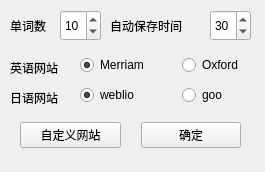
<?xml version="1.0" encoding="UTF-8"?>
<ui version="4.0">
 <class>settingswidget</class>
 <widget class="QWidget" name="settingswidget">
  <property name="geometry">
   <rect>
    <x>0</x>
    <y>0</y>
    <width>265</width>
    <height>172</height>
   </rect>
  </property>
  <property name="windowTitle">
   <string>Form</string>
  </property>
  <widget class="QSpinBox" name="page">
   <property name="geometry">
    <rect>
     <x>60</x>
     <y>10</y>
     <width>41</width>
     <height>31</height>
    </rect>
   </property>
   <property name="minimum">
    <number>1</number>
   </property>
   <property name="value">
    <number>10</number>
   </property>
  </widget>
  <widget class="QWidget" name="horizontalLayoutWidget">
   <property name="geometry">
    <rect>
     <x>80</x>
     <y>50</y>
     <width>198</width>
     <height>31</height>
    </rect>
   </property>
   <layout class="QHBoxLayout" name="horizontalLayout">
    <item>
     <widget class="QRadioButton" name="web1">
      <property name="text">
       <string>Merriam</string>
      </property>
      <property name="checked">
       <bool>true</bool>
      </property>
     </widget>
    </item>
    <item>
     <widget class="QRadioButton" name="web2">
      <property name="text">
       <string>Oxford</string>
      </property>
     </widget>
    </item>
   </layout>
  </widget>
  <widget class="QLabel" name="label">
   <property name="geometry">
    <rect>
     <x>10</x>
     <y>10</y>
     <width>61</width>
     <height>31</height>
    </rect>
   </property>
   <property name="text">
    <string>单词数</string>
   </property>
  </widget>
  <widget class="QLabel" name="label_2">
   <property name="geometry">
    <rect>
     <x>110</x>
     <y>10</y>
     <width>101</width>
     <height>31</height>
    </rect>
   </property>
   <property name="text">
    <string>自动保存时间</string>
   </property>
  </widget>
  <widget class="QSpinBox" name="autosavetime">
   <property name="geometry">
    <rect>
     <x>210</x>
     <y>10</y>
     <width>41</width>
     <height>31</height>
    </rect>
   </property>
   <property name="minimum">
    <number>5</number>
   </property>
   <property name="maximum">
    <number>999</number>
   </property>
   <property name="value">
    <number>30</number>
   </property>
  </widget>
  <widget class="QLabel" name="label_3">
   <property name="geometry">
    <rect>
     <x>10</x>
     <y>60</y>
     <width>61</width>
     <height>16</height>
    </rect>
   </property>
   <property name="text">
    <string>英语网站</string>
   </property>
  </widget>
  <widget class="QLabel" name="label_4">
   <property name="geometry">
    <rect>
     <x>10</x>
     <y>90</y>
     <width>68</width>
     <height>15</height>
    </rect>
   </property>
   <property name="text">
    <string>日语网站</string>
   </property>
  </widget>
  <widget class="QWidget" name="horizontalLayoutWidget_2">
   <property name="geometry">
    <rect>
     <x>80</x>
     <y>80</y>
     <width>198</width>
     <height>31</height>
    </rect>
   </property>
   <layout class="QHBoxLayout" name="horizontalLayout_2">
    <item>
     <widget class="QRadioButton" name="web3">
      <property name="text">
       <string>weblio</string>
      </property>
      <property name="checked">
       <bool>true</bool>
      </property>
     </widget>
    </item>
    <item>
     <widget class="QRadioButton" name="web4">
      <property name="text">
       <string>goo</string>
      </property>
     </widget>
    </item>
   </layout>
  </widget>
  <widget class="QWidget" name="horizontalLayoutWidget_3">
   <property name="geometry">
    <rect>
     <x>20</x>
     <y>110</y>
     <width>221</width>
     <height>51</height>
    </rect>
   </property>
   <layout class="QHBoxLayout" name="horizontalLayout_3">
    <property name="spacing">
     <number>20</number>
    </property>
    <item>
     <widget class="QPushButton" name="diyurl">
      <property name="text">
       <string>自定义网站</string>
      </property>
     </widget>
    </item>
    <item>
     <widget class="QPushButton" name="okbutton">
      <property name="text">
       <string>确定</string>
      </property>
     </widget>
    </item>
   </layout>
  </widget>
  <zorder>horizontalLayoutWidget</zorder>
  <zorder>label</zorder>
  <zorder>label_2</zorder>
  <zorder>label_3</zorder>
  <zorder>label_4</zorder>
  <zorder>horizontalLayoutWidget_2</zorder>
  <zorder>page</zorder>
  <zorder>autosavetime</zorder>
  <zorder>horizontalLayoutWidget_3</zorder>
 </widget>
 <resources/>
 <connections/>
</ui>
